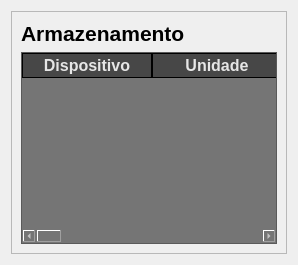
            <widget class="QWidget" name="storage">
             <layout class="QVBoxLayout" name="verticalLayout_15">
              <item>
               <widget class="QFrame" name="frame_7">
                <property name="frameShape">
                 <enum>QFrame::StyledPanel</enum>
                </property>
                <property name="frameShadow">
                 <enum>QFrame::Raised</enum>
                </property>
                <layout class="QVBoxLayout" name="verticalLayout_16">
                 <item>
                  <widget class="QLabel" name="label_44">
                   <property name="font">
                    <font>
                     <pointsize>16</pointsize>
                     <weight>75</weight>
                     <bold>true</bold>
                    </font>
                   </property>
                   <property name="text">
                    <string>Armazenamento</string>
                   </property>
                  </widget>
                 </item>
                 <item>
                  <widget class="QTableWidget" name="table_storage">
                   <property name="styleSheet">
                    <string notr="true">QWidget{
	background-color: rgb(117, 117, 117);
	color: rgb(241, 241, 241);

}


QHeaderView:section{
	background-color: rgb(71, 71, 71);
	color: rgb(230, 230, 230);
	border: 1px solid rgb(0, 0, 0);

}


QTableWidget{

}


QTableWidget QTableCornerButton{
	
	background-color: rgb(0, 0, 0);
	border: 1px solid rgb(0, 0, 0);

}</string>
                   </property>
                   <attribute name="horizontalHeaderDefaultSectionSize">
                    <number>130</number>
                   </attribute>
                   <column>
                    <property name="text">
                     <string>Dispositivo</string>
                    </property>
                    <property name="font">
                     <font>
                      <pointsize>12</pointsize>
                      <weight>75</weight>
                      <bold>true</bold>
                     </font>
                    </property>
                    <property name="foreground">
                     <brush brushstyle="SolidPattern">
                      <color alpha="255">
                       <red>71</red>
                       <green>71</green>
                       <blue>71</blue>
                      </color>
                     </brush>
                    </property>
                   </column>
                   <column>
                    <property name="text">
                     <string>Unidade</string>
                    </property>
                    <property name="font">
                     <font>
                      <pointsize>12</pointsize>
                      <weight>75</weight>
                      <bold>true</bold>
                     </font>
                    </property>
                    <property name="foreground">
                     <brush brushstyle="SolidPattern">
                      <color alpha="255">
                       <red>71</red>
                       <green>71</green>
                       <blue>71</blue>
                      </color>
                     </brush>
                    </property>
                   </column>
                   <column>
                    <property name="text">
                     <string>OPTS</string>
                    </property>
                    <property name="font">
                     <font>
                      <pointsize>12</pointsize>
                      <weight>75</weight>
                      <bold>true</bold>
                     </font>
                    </property>
                    <property name="foreground">
                     <brush brushstyle="SolidPattern">
                      <color alpha="255">
                       <red>71</red>
                       <green>71</green>
                       <blue>71</blue>
                      </color>
                     </brush>
                    </property>
                   </column>
                   <column>
                    <property name="text">
                     <string>MAX</string>
                    </property>
                    <property name="font">
                     <font>
                      <pointsize>12</pointsize>
                      <weight>75</weight>
                      <bold>true</bold>
                     </font>
                    </property>
                    <property name="foreground">
                     <brush brushstyle="SolidPattern">
                      <color alpha="255">
                       <red>230</red>
                       <green>230</green>
                       <blue>230</blue>
                      </color>
                     </brush>
                    </property>
                   </column>
                   <column>
                    <property name="text">
                     <string>Max File</string>
                    </property>
                    <property name="font">
                     <font>
                      <pointsize>12</pointsize>
                      <weight>75</weight>
                      <italic>false</italic>
                      <bold>true</bold>
                     </font>
                    </property>
                    <property name="foreground">
                     <brush brushstyle="SolidPattern">
                      <color alpha="255">
                       <red>71</red>
                       <green>71</green>
                       <blue>71</blue>
                      </color>
                     </brush>
                    </property>
                   </column>
                   <column>
                    <property name="text">
                     <string>Max Path</string>
                    </property>
                    <property name="font">
                     <font>
                      <pointsize>12</pointsize>
                      <weight>75</weight>
                      <bold>true</bold>
                     </font>
                    </property>
                    <property name="foreground">
                     <brush brushstyle="SolidPattern">
                      <color alpha="255">
                       <red>71</red>
                       <green>71</green>
                       <blue>71</blue>
                      </color>
                     </brush>
                    </property>
                   </column>
                   <column>
                    <property name="text">
                     <string>Total Storage</string>
                    </property>
                    <property name="font">
                     <font>
                      <pointsize>12</pointsize>
                      <weight>75</weight>
                      <bold>true</bold>
                     </font>
                    </property>
                    <property name="foreground">
                     <brush brushstyle="SolidPattern">
                      <color alpha="255">
                       <red>71</red>
                       <green>71</green>
                       <blue>71</blue>
                      </color>
                     </brush>
                    </property>
                   </column>
                   <column>
                    <property name="text">
                     <string>Used Storage</string>
                    </property>
                    <property name="font">
                     <font>
                      <pointsize>12</pointsize>
                      <weight>75</weight>
                      <bold>true</bold>
                     </font>
                    </property>
                    <property name="foreground">
                     <brush brushstyle="SolidPattern">
                      <color alpha="255">
                       <red>71</red>
                       <green>71</green>
                       <blue>71</blue>
                      </color>
                     </brush>
                    </property>
                   </column>
                   <column>
                    <property name="text">
                     <string>Free Storage</string>
                    </property>
                    <property name="font">
                     <font>
                      <pointsize>12</pointsize>
                      <weight>75</weight>
                      <bold>true</bold>
                     </font>
                    </property>
                    <property name="foreground">
                     <brush brushstyle="SolidPattern">
                      <color alpha="255">
                       <red>71</red>
                       <green>71</green>
                       <blue>71</blue>
                      </color>
                     </brush>
                    </property>
                   </column>
                   <column>
                    <property name="text">
                     <string>_</string>
                    </property>
                   </column>
                  </widget>
                 </item>
                </layout>
               </widget>
              </item>
             </layout>
            </widget>
